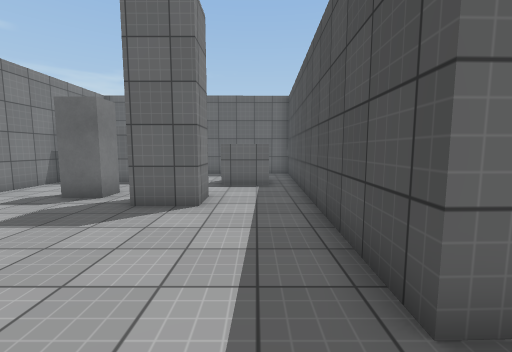
[1] (above)

17 first-person views from a walk through a 3-D level made in the Unity game engine. The camera is 1.4 m above the floor, tilts 6° down and sees 90° across. The floor is counted in squares, 1 m on a side. Each view is taken from the middle of a square. On the plan, view 1 faces up. The plan holds only what a view shows up to about 13 squares ahead; the rest is blank. The place goes on beyond the plan. The player is left out. Some animated figures are not drawn. Surface patterns are stand-ins for the level's own textures.

[2]
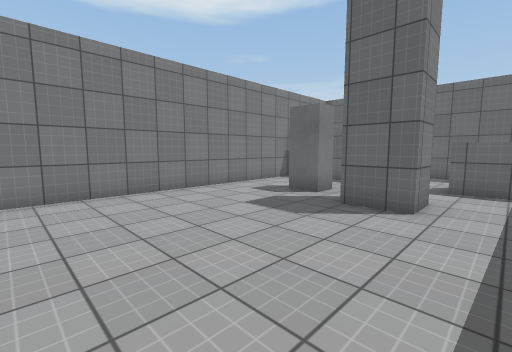

[3]
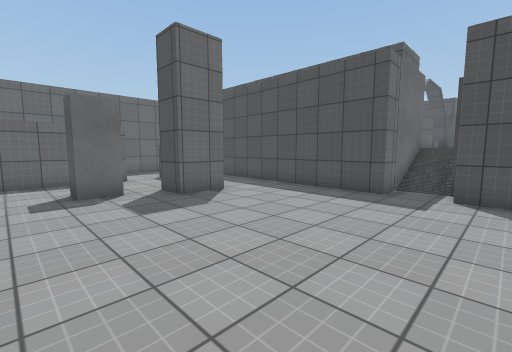

[4]
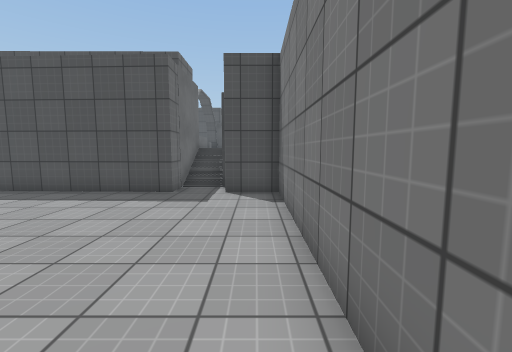

[5]
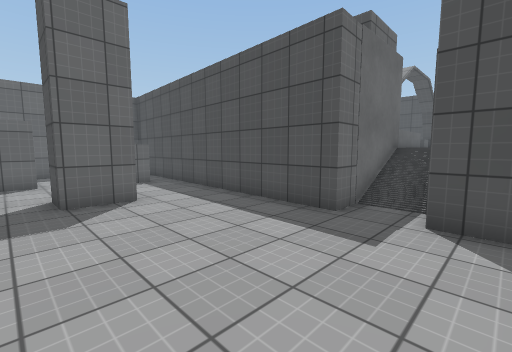

[6]
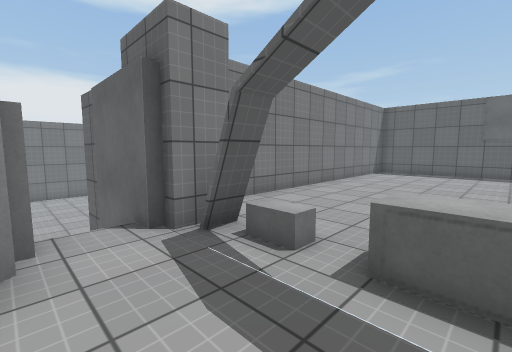

[7]
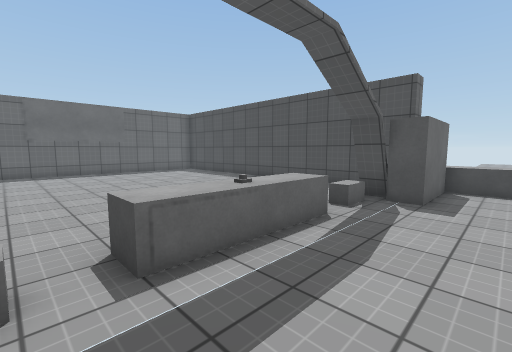

[8]
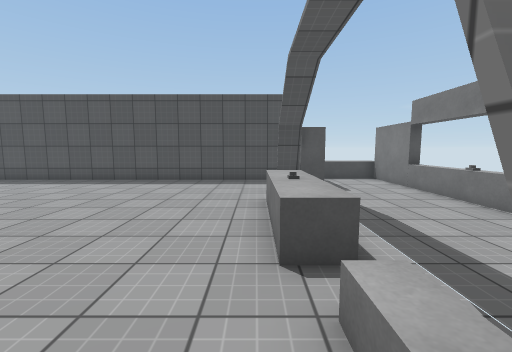

[9]
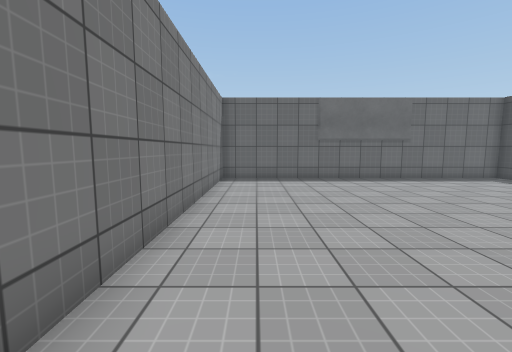

[10]
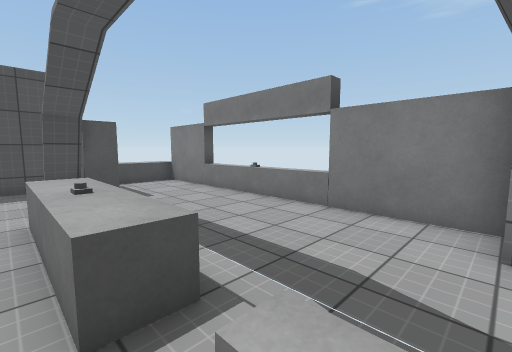

[11]
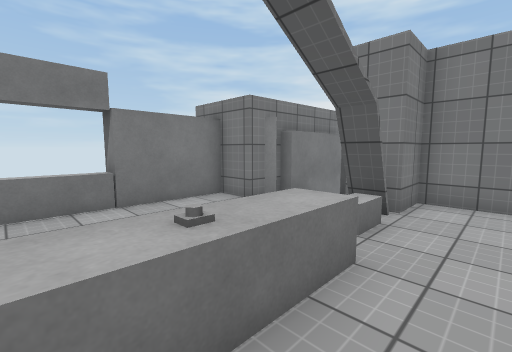

[12]
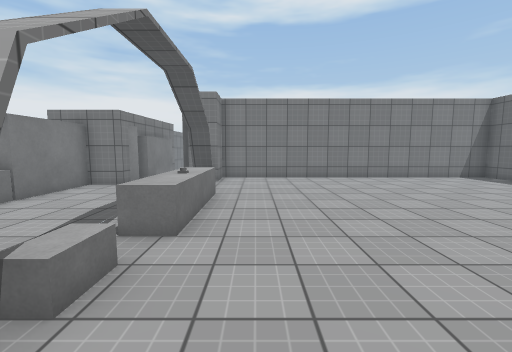

[13]
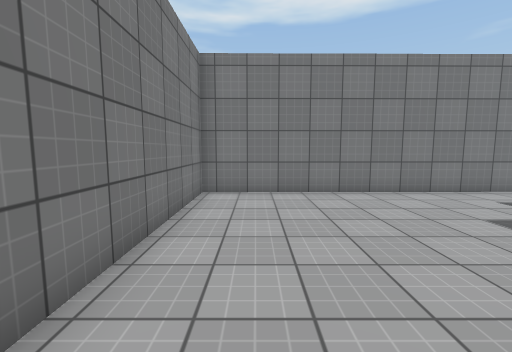

[14]
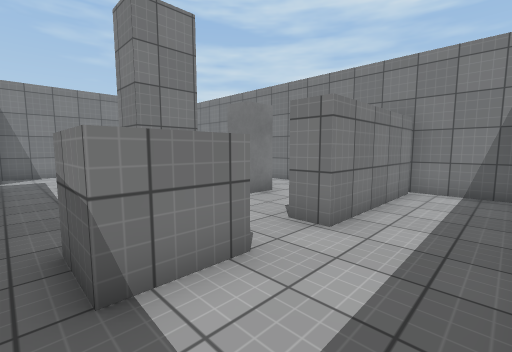

[15]
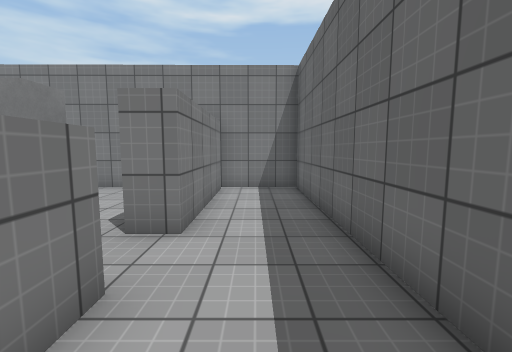

[16]
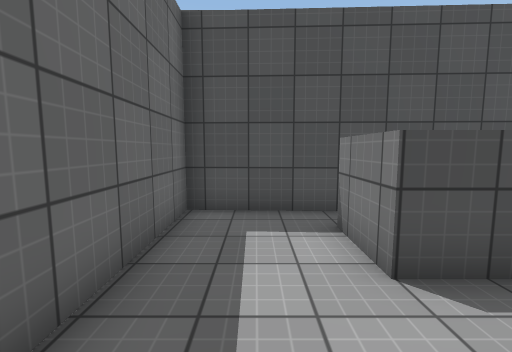

[17]
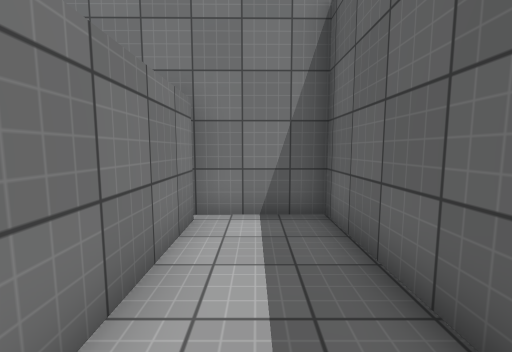

### Floor plan
Key: @ floor where view 1 was taken; # wall or solid block; . main floor; - floor 1.5 m lower than the main floor; / step, stairs or slope; = window, fence, low wall or low ledge; ^ raised ledge; O other object.
Columns run from 9 left of view 1 to 19 right of it. Each row starts with its distance up from view 1.
 16              ###############
 15 ############ #.............#
 14 #----------# #.............#
 13 #----------# #.............#
 12 ######-----# #.............#
 11  #####--##-# #.............#
 10  #------##-# #.............#
  9  #---------# #.............#
  8  #--#------# #.............#
  7  #----##---# #.............#
  6  #----##---# #.............#
  5  #---------# #.............#
  4  #---------# #.....^^^.....#
  3  #--------## ####.^OO^^.#=.#
  2  #--------######........###
  1  #----------///............^^
  0  #-------@#######..........^^
 -1  #--------#     #..........^^
 -2  ##########     ####==O==###

Where each view was taken, in squares from view 1:
view 1: 0 up, 0 right, facing up
view 2: 0 up, 0 right, facing up-left
view 3: 1 down, 7 left, facing up-right
view 4: 1 down, 7 left, facing right
view 5: 1 down, 4 left, facing up-right
view 6: 0 up, 10 right, facing up-left
view 7: 0 up, 8 right, facing up-right
view 8: 4 up, 6 right, facing right
view 9: 4 up, 6 right, facing up
view 10: 4 up, 7 right, facing down-right
view 11: 5 up, 12 right, facing down-left
view 12: 5 up, 17 right, facing left
view 13: 0 up, 0 right, facing left
view 14: 14 up, 1 right, facing down-left
view 15: 13 up, 1 right, facing left
view 16: 13 up, 4 left, facing right
view 17: 13 up, 3 left, facing left
